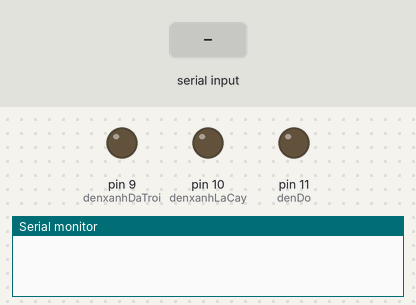
The sketch below on a simulated Arduino Uno, built with avr-gcc and run on an emulated ATmega328P. Shown: output pins drawn as LEDs (lit = HIGH), the last lines printed to the serial monitor. The inputs (shaded band) are chosen by the test bench.

Above: at 1.2 s.
1.3 s: "90,45,200\n" received over Serial
At 1.7 s:
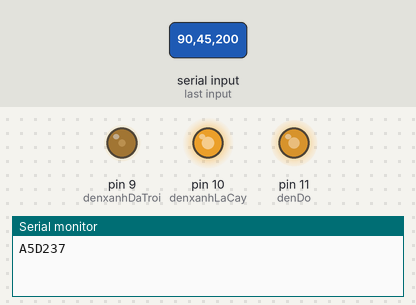
2.8 s: "30,150,10\n" received over Serial
At 4.0 s:
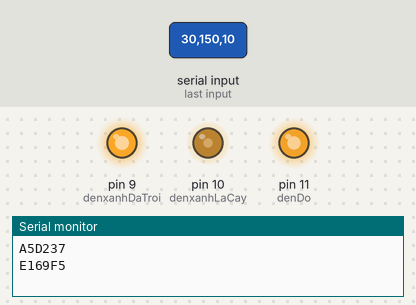
4.3 s: "1,90,45\n" received over Serial
At 5.1 s:
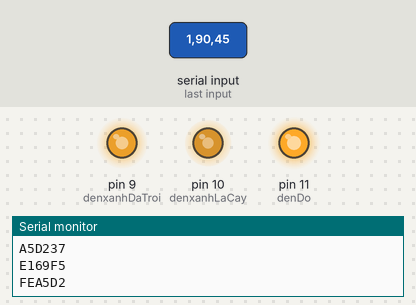
Timing chart, 0 to 7.3 s (numbered marks = the images above; inputs shaded):
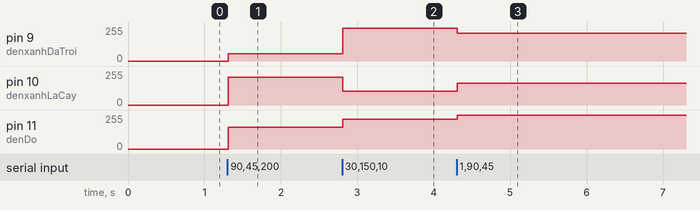

Measured:
- after the input at 1.3 s, pin 9 (denxanhDaTroi): 0/255 → 55/255 at once; pin 10 (denxanhLaCay): 0/255 → 210/255 at once; pin 11 (denDo): 0/255 → 165/255 at once
- after the input at 2.8 s, pin 9 (denxanhDaTroi): 55/255 → 245/255 at once; pin 10 (denxanhLaCay): 210/255 → 105/255 at once; pin 11 (denDo): 165/255 → 225/255 at once
- after the input at 4.3 s, pin 9 (denxanhDaTroi): 245/255 → 210/255 at once; pin 10 (denxanhLaCay): 105/255 → 165/255 at once; pin 11 (denDo): 225/255 → 254/255 at once

The sketch:

Project9_Cong_tuan_tu_Serial_dieu_khien_LED_RGB.ino
```cpp
/*
Cổng tuần tự (Serial) điều khiển đèn LED đa màu RGB

Linh kiện:
- Đèn LED RGB 4 chân
- Điện trở 220 Ohm
- Arduino Uno

Cách lắp mạch:
- Xem hình

Tác giả: Phi-Anh Phan
Ngày: 07/01/2015
Lịch sử thay đổi
- 07/01/2015 Rev. 1.0
Website: http://papcodientu.com/
*/

const int denxanhDaTroi = 9;
const int denxanhLaCay = 10;
const int denDo = 11;

void setup() {
  Serial.begin(9600);  // khai bao cong tuan tu o toc do 9600 baud rate

  // Khai báo các cổng trên board Arduino
  pinMode(denxanhDaTroi, OUTPUT);  // Đèn LED là thiết bị đầu ra (output)
  pinMode(denxanhLaCay, OUTPUT);  // Đèn LED là thiết bị đầu ra (output)
  pinMode(denDo, OUTPUT);  // Đèn LED là thiết bị đầu ra (output)
}

void loop() {
  // nếu có thông tin từ cổng tuần tự thì đọc thông tin đó
  while (Serial.available() > 0) {

    // giá trị đầu tiên đọc từ cổng tuần tự là thông số màu đỏ
    int giatriDo = Serial.parseInt();
    // giá trị thứ hai đọc từ cổng tuần tự là thông số màu xanh lá cây
    int giatrixanhLaCay = Serial.parseInt();
    // giá trị thứ ba đọc từ cổng tuần tự là thông số màu da trời
    int giatrixanhDaTroi = Serial.parseInt();

    // nếu phím Enter được nhấn thì kết thúc đọc giá trị
    if (Serial.read() == '\n') {
      giatriDo = 255 - constrain(giatriDo, 0, 255);
      giatrixanhLaCay = 255 - constrain(giatrixanhLaCay, 0, 255);
      giatrixanhDaTroi = 255 - constrain(giatrixanhDaTroi
      , 0, 255);

      // xuất giá trị đỏ, xanh lá cây, xanh da trời ra đèn LED
      analogWrite(denDo, giatriDo);
      analogWrite(denxanhLaCay, giatrixanhLaCay);
      analogWrite(denxanhDaTroi, giatrixanhDaTroi);

      // hiển thị giá trị đèn đỏ, xanh lá cây, xanh da trời ở dạng mã HEX
      Serial.print(giatriDo, HEX);
      Serial.print(giatrixanhLaCay, HEX);
      Serial.println(giatrixanhDaTroi, HEX);
    }
  }
}
```
